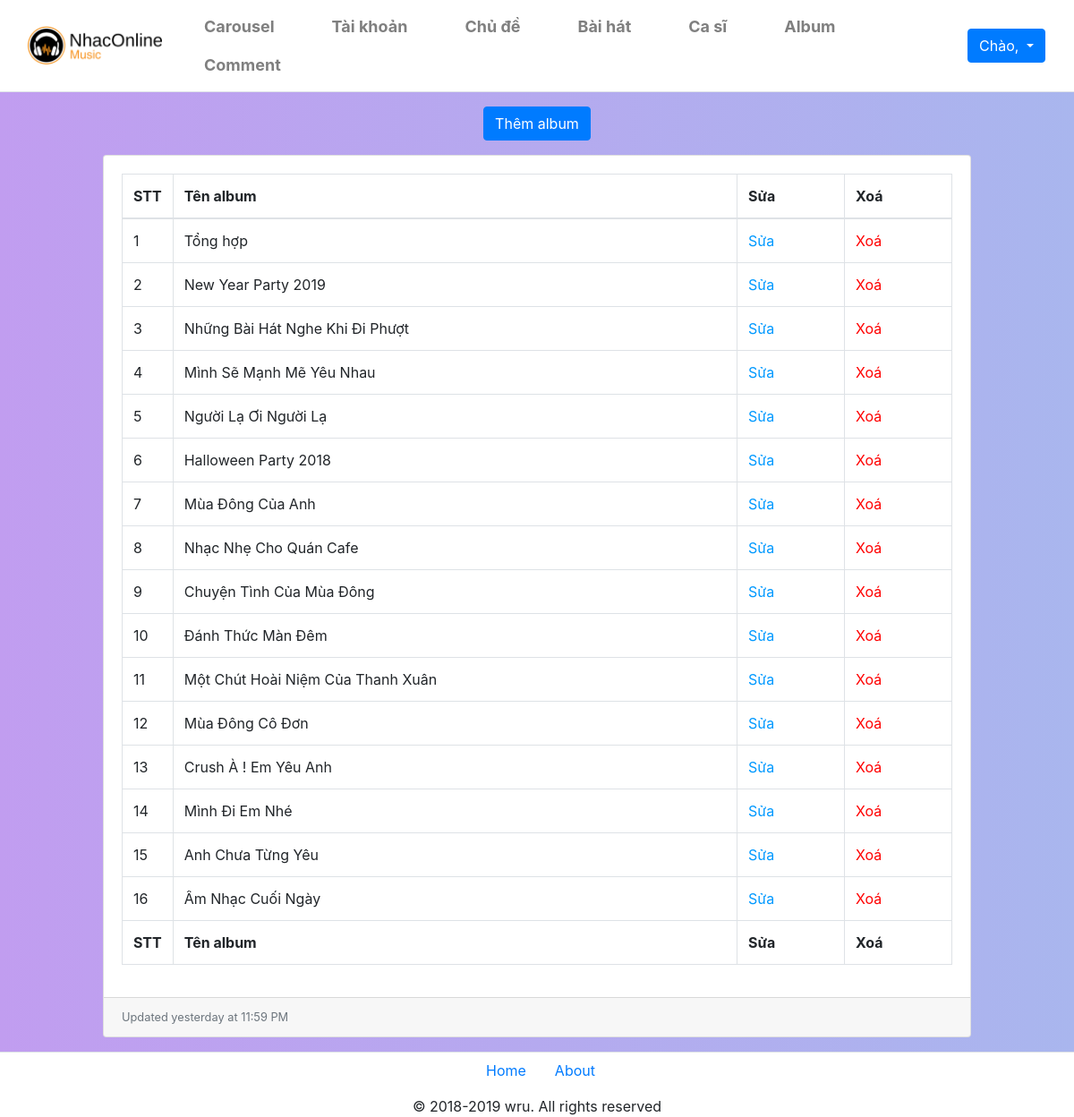
The page /Sources/admin/album.php on the database as committed earlier.
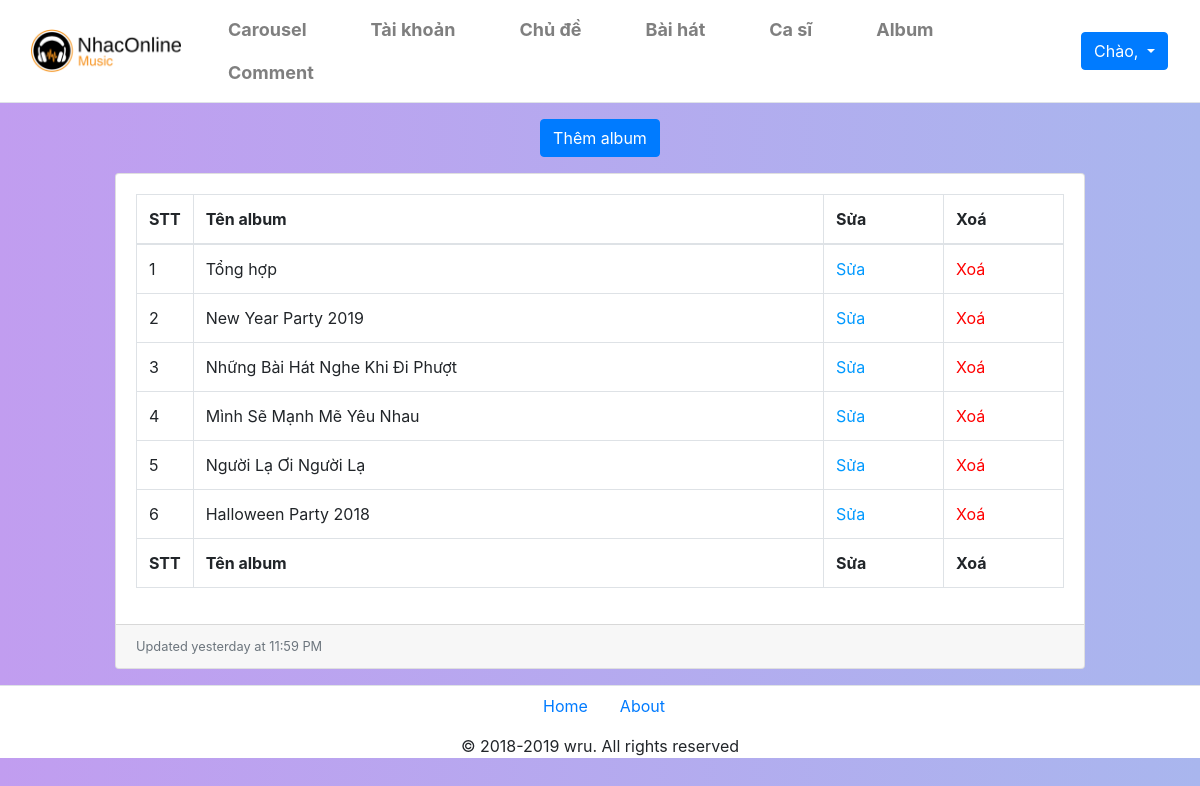
The same page on the database as committed later.
### tables this page shows
CREATE TABLE `album` (
  `id` int(100) NOT NULL,
  `tenalbum` varchar(100) NOT NULL,
  `image` varchar(100) NOT NULL
);

### Sources/admin/album.php (the view, shortened to what this page needs)
<!DOCTYPE html>
<html lang="en">
<head>
    <link href="css/bootstrap.min.css" rel="stylesheet">
    <link href="css/dataTables.bootstrap4.css" rel="stylesheet">
    <link rel="stylesheet" href="./css/fix.css">
</head>
<body>
    <?php
        include('header.php');
    ?>
    <main class="col-md-10 m-auto">
    <div class="mt-3 mb-2 text-center"><a href="./themalbum.php" class="btn btn-primary">Thêm album</a></div>
    <div class="card mb-3 mt-3">
        <div class="card-body">
            <div class="table-responsive">
                <table class="table table-bordered" id="dataTable" width="100%" cellspacing="0">
                    <thead>
                        <tr>
                            <th>STT</th>
                            <th>Tên album</th>
                            <th>Sửa</th>
                            <th>Xoá</th>
                        </tr>
                    </thead>
                    <tfoot>
                        <tr>
                            <th>STT</th>
                            <th>Tên album</th>
                            <th>Sửa</th>
                            <th>Xoá</th>
                        </tr>
                    </tfoot>
                    <tbody>
                    <?php
                        include('../php/connect.php');
                        $stt=1;
                        $result = mysqli_query($con,"Select * from album");
                        While($data = mysqli_fetch_assoc($result))
                        {
                            echo "<tr>";
                            echo "<td style='width:50px;'>$stt</td>";
                            echo "<td>$data[tenalbum]</td>";
                            echo "<td style='width:120px;'><a href='./suaalbum.php?id=$data[id]' style='color:#09F;'>Sửa</a></td>";
                            echo "<td style='width:120px;'><a href='./del_album.php?id=$data[id]' onclick=' return xacnhan();' style='color:red;'>Xoá</a></td>";
                            echo "</tr>";
                            $stt++;
                        }
                    ?>
                    </tbody>
                </table>
            </div>
        </div>
        <div class="card-footer small text-muted">Updated yesterday at 11:59 PM</div>
    </div>
    </main>
    <?php
        include('footer.php');
    ?>
</body>
</html>

### Sources/admin/header.php (shortened to what this page needs)
<link rel="stylesheet" href="./css/header.css">
<header>
    <nav class="navbar navbar-default navbar-expand-lg navbar-light">
        <div class="navbar-header d-flex col">
            <a class="navbar-brand" href="../index.php"><span><img class="mr-2" src="../image/logo.png" width="150px"></span></a>
        </div>
        <div id="navbarCollapse" class="collapse navbar-collapse justify-content-start">
            <ul class="nav navbar-nav">
                <li class="nav-item mr-5"><a href="./admin.php" class="nav-link"><b>Carousel</b></a></li>
                <li class="nav-item mr-5"><a href="./user.php" class="nav-link"><b>Tài khoản</b></a></li>
                <li class="nav-item mr-5"><a href="./chude.php" class="nav-link"><b>Chủ đề</b></a></li>
                <li class="nav-item mr-5"><a href="./baihat.php" class="nav-link"><b>Bài hát</b></a></li>
                <li class="nav-item mr-5"><a href="./casi.php" class="nav-link"><b>Ca sĩ</b></a></li>
                <li class="nav-item mr-5"><a href="./album.php" class="nav-link"><b>Album</b></a></li>
                <li class="nav-item"><a href="./comment.php" class="nav-link"><b>Comment</b></a></li>
            </ul>
            <ul class="nav navbar-nav navbar-right ml-auto mr-3">
                    <?php
                        echo '<li class="nav-item">
                        <a href="#" data-toggle="dropdown" class="btn btn-primary dropdown-toggle">Chào,&nbsp;'.$_SESSION['userName'].'</a>
                        <ul class="dropdown-menu dropdown-menu-right">
                          <li><a href="./admin.php" class="dropdown-item">Trang quản trị</a></li>
                          <li><a href="../canhan.php" class="dropdown-item">Trang cá nhân</a></li>
                          <li><a href="../doimatkhau.php" class="dropdown-item">Đổi mật khẩu</a></li>
                          <li><a href="../php/xulydangxuat.php" class="dropdown-item">Đăng Xuất</a></li>
                        </ul>
                    </li>';
                    ?>
            </ul>
        </div>
    </nav>
</header>

### Sources/admin/footer.php (shortened to what this page needs)
<footer>
<div class="container-fluid border-top mt-3 bg-white">
      <div class="row">
        <div class="col-md-12 text-center d-md-flex align-items-center"> <i class="d-block fa-2x mr-md-5 text-primary"></i>
          <ul class="nav mx-md-auto d-flex justify-content-center">
            <li class="nav-item"> <a class="nav-link active" href="../index.php">Home</a> </li>
            <li class="nav-item"> <a class="nav-link" href="#">About</a> </li>
          </ul>
          <div class="row">
            <div class="col-md-12 d-flex align-items-center justify-content-md-between justify-content-center my-2">
               </div>
          </div>
        </div>
      </div>
      <div class="row">
        <div class="col-md-12 text-center">
          <p class="mt-2 mb-0">© 2018-2019 wru. All rights reserved</p>
        </div>
      </div>
    </div>
</footer>

### Sources/admin/css/fix.css (style rules this page uses)
body { background: linear-gradient(to left, #a9b6ee, #c19df0); }

### Sources/admin/css/header.css (style rules this page uses)
.navbar { background: #fff; padding-left: 16px; padding-right: 16px; border-bottom: 1px solid #dfe3e8; border-radius: 0; }
nav div ul li a { font-size: 18px; }

Rows that differ between the two databases and show on the page:
removed album: tenalbum "Mùa Đông Của Anh"
removed album: tenalbum "Nhạc Nhẹ Cho Quán Cafe"
removed album: tenalbum "Chuyện Tình Của Mùa Đông"
removed album: tenalbum "Đánh Thức Màn Đêm"
removed album: tenalbum "Một Chút Hoài Niệm Của Thanh Xuân"
removed album: tenalbum "Mùa Đông Cô Đơn"
removed album: tenalbum "Crush À ! Em Yêu Anh"
removed album: tenalbum "Mình Đi Em Nhé"
removed album: tenalbum "Anh Chưa Từng Yêu"
removed album: tenalbum "Âm Nhạc Cuối Ngày"
